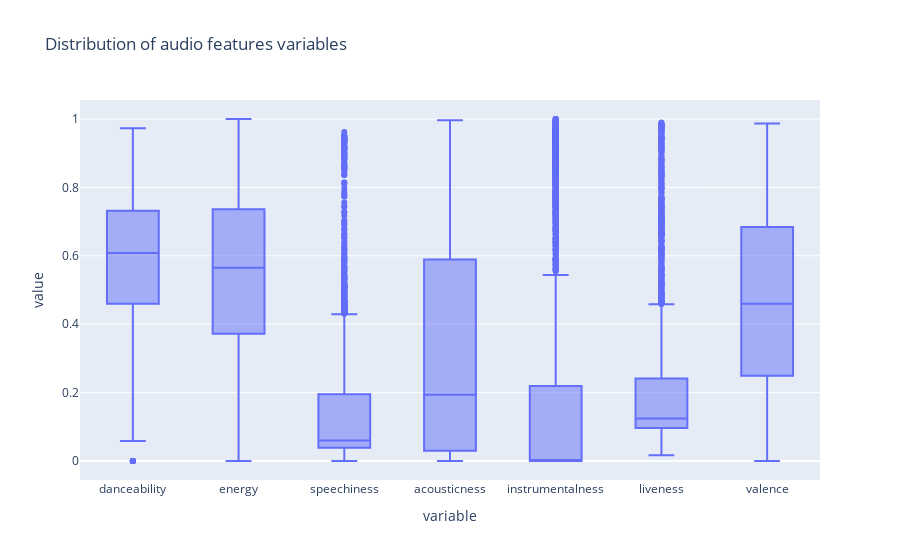

The code cell stored with this chart in its notebook:
### Code cell
fig = px.box(songs_df, y=["danceability", "energy", "speechiness", "acousticness", "instrumentalness", "liveness", "valence"], title = 'Distribution of audio features variables')
fig.show()

### Figure 1 — Plotly figure (JSON) as saved in the notebook; plotly's stock layout.template omitted (floating-point values rounded to 4 significant figures; data arrays with more than 128 entries replaced by an {"elided": "..."} marker saying what was removed)
{"data": [{"alignmentgroup": "True", "hovertemplate": "variable=%{x}<br>value=%{y}<extra></extra>", "legendgroup": "", "marker": {"color": "#636efa"}, "name": "", "notched": false, "offsetgroup": "", "orientation": "v", "showlegend": false, "type": "box", "x": {"elided": "28511 str values"}, "x0": " ", "xaxis": "x", "y": {"elided": "28511 float values"}, "y0": " ", "yaxis": "y"}], "layout": {"boxmode": "group", "legend": {"tracegroupgap": 0}, "title": {"text": "Distribution of audio features variables"}, "xaxis": {"anchor": "y", "domain": [0, 1], "title": {"text": "variable"}}, "yaxis": {"anchor": "x", "domain": [0, 1], "title": {"text": "value"}}}}
